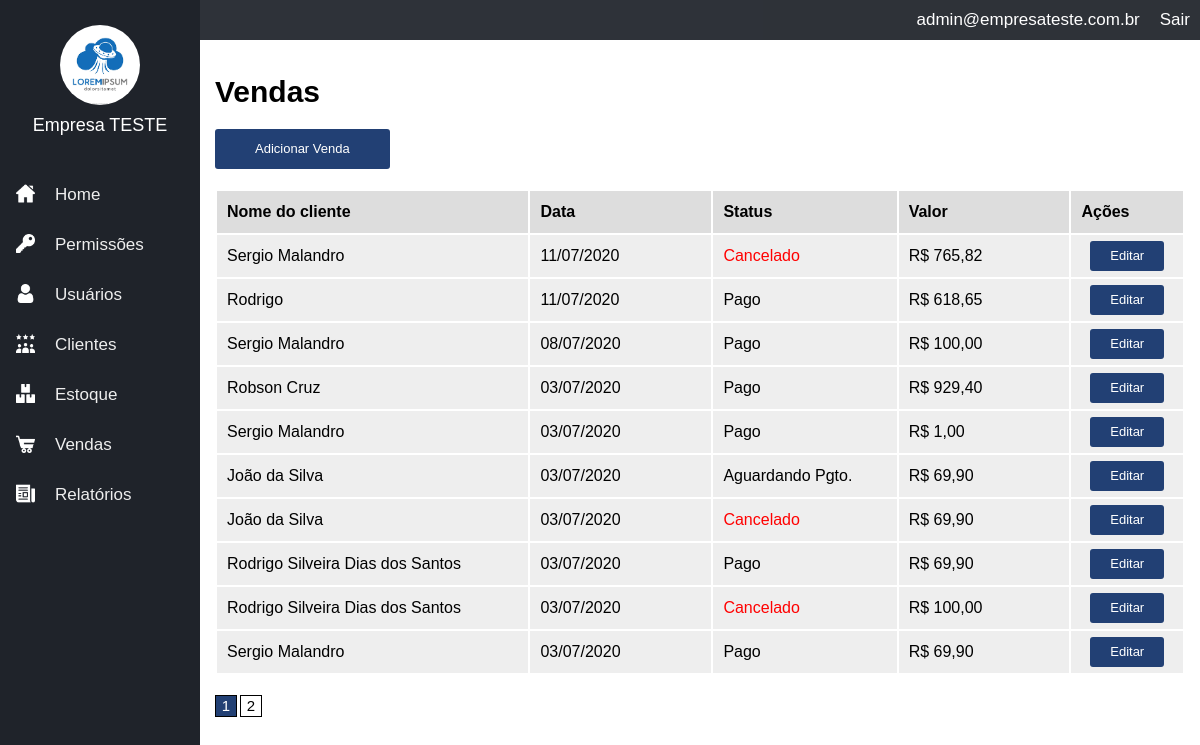
The app's page /sales (signed in), older data.
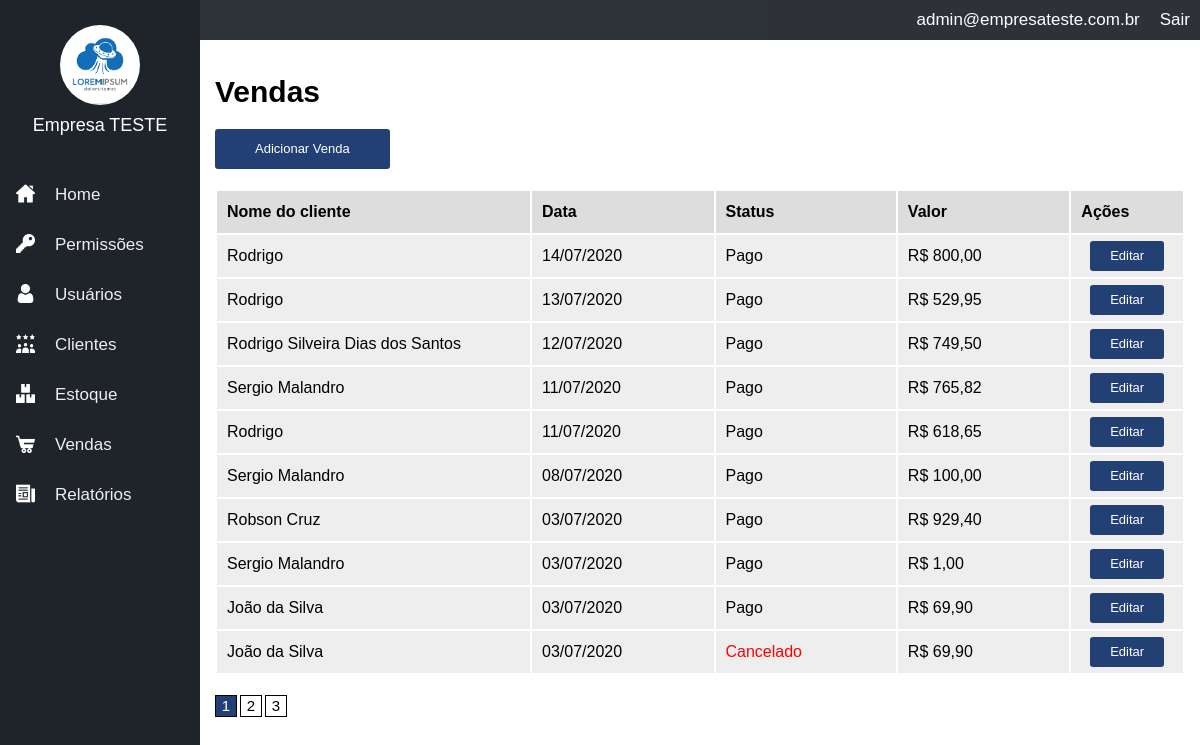
The same page, newer data.
### tables this page shows
CREATE TABLE IF NOT EXISTS `sales` (
  `id` int(11) NOT NULL AUTO_INCREMENT,
  `id_company` int(11) NOT NULL,
  `id_client` int(11) NOT NULL,
  `id_user` int(11) NOT NULL,
  `date_sale` datetime NOT NULL,
  `total_price` float NOT NULL,
  `status` tinyint(1) NOT NULL,
  PRIMARY KEY (`id`)
);

CREATE TABLE IF NOT EXISTS `clients` (
  `id` int(11) NOT NULL AUTO_INCREMENT,
  `id_company` int(11) NOT NULL,
  `name` varchar(100) NOT NULL,
  `email` varchar(100) DEFAULT NULL,
  `phone` varchar(50) DEFAULT NULL,
  `address` varchar(100) DEFAULT NULL,
  `address_neighb` varchar(100) DEFAULT NULL,
  `address_city` varchar(50) DEFAULT NULL,
  `address_state` varchar(50) DEFAULT NULL,
  `address_country` varchar(50) DEFAULT NULL,
  `address_zipcode` varchar(50) DEFAULT NULL,
  `stars` int(11) DEFAULT 3,
  `internal_obs` text DEFAULT NULL,
  `address_number` varchar(50) DEFAULT NULL,
  `address2` varchar(100) DEFAULT NULL,
  PRIMARY KEY (`id`)
);

### core/controller.php (called while the page is built, shortened)
<?php
class controller {
    public function loadTemplate($viewName, $viewData = array()){
        include 'views/template.php';
    }
    public function loadViewInTemplate($viewName, $viewData = array()){
        extract($viewData);
        include 'views/'.$viewName.'.php';
    }
}

### core/core.php (called while the page is built, shortened)
<?php
class Core {
    public function run(){
        $url= explode("index.php",$_SERVER['PHP_SELF']);
        $url= end($url);
        $params=array();
        if(!empty($url)){
            $url=explode('/',$url);
            array_shift($url);
            array_shift($url);
            if(isset($url[0])){
                $currentAction=$url[0];
                array_shift($url);
            }else{
                $currentAction='index';
            }
        }else{
            $currentController='homeController';
            $currentAction='index';
        }
        require_once 'core/controller.php';
        $c= new $currentController();
        call_user_func_array(array($c,$currentAction),$params);
    }
   }

### index.php (called while the page is built, shortened)
<?php
require'config.php';
$core= new Core();
$core->run();
?>

### core/model.php (called while the page is built, shortened)
<?php
class model {
    public function __construct(){
        global $config;
        $this->db=new PDO("mysql:dbname=".$config['dbname'].';host='.$config['host'],$config['dbuser'],$config['dbpass']);
    }
}

### config.php (called while the page is built, shortened)
<?php
$config= array();
if (ENVIRONMENT=="development"){
    $config['dbname']='contaazul';
    $config['host']='localhost';
    $config['dbuser']='root';
    $config['dbpass']='';
} else{
}

### models/Sales.php (called while the page is built, shortened)
<?php
class Sales extends model {
    public function getList($offset, $id_company) {
        $data = array();
        $sql = $this->db->prepare("
            SELECT
                sales.id,
                sales.date_sale,
                sales.total_price,
                sales.status,
                clients.name
            FROM sales
            LEFT JOIN
                clients ON clients.id = sales.id_client AND
                clients.id_company = sales.id_company
            WHERE
                sales.id_company = :id_company
            ORDER BY sales.date_sale DESC
            LIMIT $offset, 10");
        $sql->bindValue(":id_company", $id_company);
        $sql->execute();
        if($sql->rowCount() > 0) {
            $data = $sql->fetchAll();
        }
        return $data;
    }
}

### models/Users.php (called while the page is built, shortened)
<?php
class Users extends model {
    private $userInfo;
    public function setLoggedUser() {
        if(isset($_SESSION['ccUser']) && !empty($_SESSION['ccUser'])) {
            $id = $_SESSION['ccUser'];
            $sql = $this->db->prepare("SELECT * FROM users WHERE id = :id");
            $sql->bindValue(':id', $id);
            $sql->execute();
            if($sql->rowCount() > 0) {
                $this->userInfo = $sql->fetch();
            }
        }
    }
    public function getCompany() {
        if(isset($this->userInfo['id_company'])) {
            return $this->userInfo['id_company'];
        } else {
            return 0;
        }
    }
    public function getEmail() {
        if(isset($this->userInfo['email'])) {
            return $this->userInfo['email'];
        } else {
            return '';
        }
    }
}

### models/Companies.php (called while the page is built, shortened)
<?php
class Companies extends model {
    private $companyInfo;
    public function __construct($id) {
        $sql = $this->db->prepare("SELECT * FROM companies WHERE id = :id");
        $sql->bindValue(':id', $id);
        $sql->execute();
        if($sql->rowCount() > 0) {
            $this->companyInfo = $sql->fetch();
        }
    }
    public function getName() {
        if(isset($this->companyInfo['name'])){
            return $this->companyInfo['name'];
        } else {
            return '';
        }
    }
}

### controllers/permissionsController.php (called while the page is built, shortened)
<?php
class permissionsController extends controller {
    public function disableMenu() {
        $data = array();
        $u = new Users();
        $u->setLoggedUser();
        $p = new Permissions();
        $permissions = $p->getList($u->getCompany());
        foreach ($permissions as $permission) {
            if($u->hasPermission($permission['name'])) {
                $data[$permission['name']] = 'enabled';
            } else {
                $data[$permission['name']] = 'disabled';
            }
        }
        return $data;
    }
}

### views/sales.php (the view, shortened to what the changed rows need)
<h1>Vendas</h1>
<table border="0" width="100%">
    <tr>
        <th width="400">Nome do cliente</th>
        <th width="200">Data</th>
        <th width="200">Status</th>
        <th width="200">Valor</th>
        <th width="100">Ações</th>
    </tr>
    <?php foreach($sales_list as $sale_item): ?>
    <tr>
        <td><?php echo $sale_item['name']; ?></td>
        <td><?php echo date('d/m/Y', strtotime($sale_item['date_sale'])); ?></td>
        <td><?php
            if($sale_item['status']=='2'){
                echo '<span style="color:red">'.$statuses[$sale_item['status']].'</span>';
            } else {
                echo $statuses[$sale_item['status']];
            }
            ?></td>
        <td>R$ <?php echo number_format($sale_item['total_price'], 2, ',', '.'); ?></td>
        <td style="text-align:center">
            <a class="button button_small" href="<?php echo BASE_URL; ?>/sales/edit/<?php echo $sale_item['id']; ?>">Editar</a>
        </td>
    </tr>
    <?php endforeach; ?>
</table>
<div class="pagination">
    <?php for($q=1;$q<=$p_count;$q++): ?>
        <a class="pag_item <?php echo ($q==$p)?'pag_ativo':''; ?>" href="<?php echo BASE_URL; ?>/sales?p=<?php echo $q; ?>"><?php echo $q; ?></a>
    <?php endfor; ?>
</div>

Row changes from the older to the newer data that the page shows:
no longer on this page (row unchanged): sales: id_client.name "Rodrigo Silveira Dias dos Santos", date_sale "03/07/2020", status "Pago", total_price "69,90"
no longer on this page (row unchanged): sales: id_client.name "Rodrigo Silveira Dias dos Santos", date_sale "03/07/2020", status "Cancelado", total_price "100,00"
no longer on this page (row unchanged): sales: id_client.name "Sergio Malandro", date_sale "03/07/2020", status "Pago", total_price "69,90"
added sales: id_client.name "Rodrigo", date_sale "14/07/2020", status "Pago", total_price "800,00"
added sales: id_client.name "Rodrigo", date_sale "13/07/2020", status "Pago", total_price "529,95"
added sales: id_client.name "Rodrigo Silveira Dias dos Santos", date_sale "12/07/2020", status "Pago", total_price "749,50"
changed sales (number 4 of 10 on the later page): status "Cancelado" → "Pago"
changed sales (number 9 of 10 on the later page): status "Aguardando Pgto." → "Pago"
Text that changed along with them:
new list line: "3"
